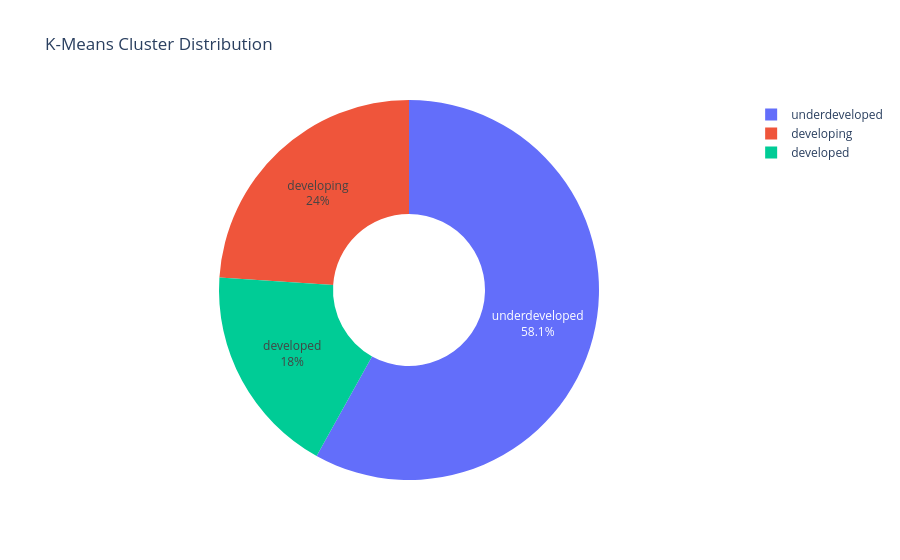

The notebook cell saved with this chart:
### Code cell
import plotly.express as px
import plotly.graph_objects as go

pie_data = df_final['k_means_cluster'].value_counts()
pie_labels = pie_data.index
pie_values = pie_data.values

pie_fig = go.Figure(data=[go.Pie(labels=pie_labels, values=pie_values)])
pie_fig.update_traces(textinfo='percent+label', hole=0.4)
pie_fig.update_layout(title='K-Means Cluster Distribution')

pie_fig.show()

### Figure 1 — Plotly figure (JSON) as saved in the notebook; plotly's stock layout.template omitted (floating-point values rounded to 4 significant figures)
{"data": [{"hole": 0.4, "labels": ["underdeveloped", "developing", "developed"], "textinfo": "percent+label", "type": "pie", "values": [97, 40, 30]}], "layout": {"title": {"text": "K-Means Cluster Distribution"}}}
